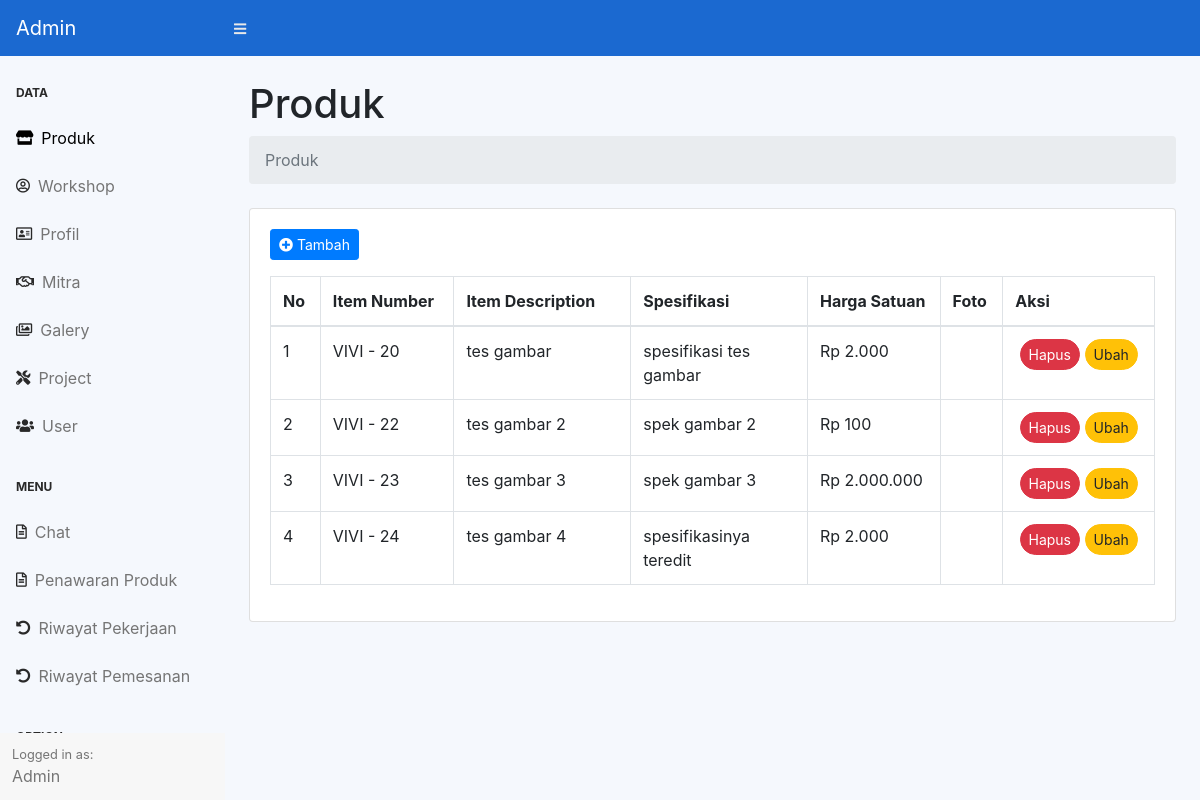
Screenshot of /admin/index.php?page=produk (signed in) with the database file from the repository.
### tables this page shows
CREATE TABLE `produk` (
  `id` int(11) NOT NULL,
  `item_desc` varchar(128) NOT NULL,
  `spesifikasi` varchar(255) NOT NULL,
  `foto` varchar(225) NOT NULL,
  `fotob` varchar(225) NOT NULL,
  `fotoc` varchar(225) NOT NULL,
  `fotod` varchar(225) NOT NULL,
  `harga` int(128) NOT NULL
);

### admin/Produk/index.php (the view, shortened to what this page needs)
<div class="container-fluid">
    <h1 class="mt-4">Produk </h1>
    <ol class="breadcrumb mb-4">
        <li class="breadcrumb-item active">Produk</li>
    </ol>
    <div class="card mb-4">
        <div class="card-body">
            <a href="?page=produk-add" class="btn btn-primary mb-3 btn-sm"> <i class="fas fa-plus-circle"></i> Tambah</a>
            <div class="table-responsive">
                <table class="table table-bordered" id="dataTable" width="100%" cellspacing="0">
                    <thead>
                        <tr>
                            <th>No</th>
                            <th>Item Number</th>
                            <th>Item Description</th>
                            <th>Spesifikasi</th>
                            <th>Harga Satuan</th>
                            <th>Foto</th>
                            <th>Aksi</th>
                        </tr>
                    </thead>
                    <tbody>
                        <?php $get = $koneksi->query("SELECT * FROM produk") ?>
                        <?php $no = 1;
                        while ($data = $get->fetch_assoc()) :
                        $harga = $data['harga'];
                        $resultharga = number_format($harga, 0, ',', '.'); ?>
                            <tr>
                                <td><?php echo $no ?></td>
                                <td>VIVI - <?= $data['id'] ?></td>
                                <td width="20%"><?= $data['item_desc'] ?></td>
                                <td width="20%"><?= $data['spesifikasi'] ?></td>
                                <td width="15%">Rp <?= $resultharga ?></td>
                                <td><img src="../assets/img/gambar-produk/<?= $data['foto'] ?>" alt="" class="img-fluid" width="300px"></td>
                                <td class="text-center">
                                    <a href="?page=produk-delete&id=<?= $data['id'] ?>" class="btn btn-danger btn-sm rounded-pill">Hapus</a>
                                    <a href="?page=produk-update&id=<?= $data['id'] ?>" class="btn btn-warning btn-sm rounded-pill">Ubah</a>
                                </td>
                            </tr>
                            <?php $no = $no + 1; ?>
                        <?php endwhile ?>
                    </tbody>
                </table>
            </div>
        </div>
    </div>
</div>

### assets/css/customview.css (style rules this page uses)
.bg-grey { background-color: #f5f8fd !important; }

### rows the page displays
produk: id "20", item_desc "tes gambar", spesifikasi "spesifikasi tes gambar", harga "2.000"
produk: id "22", item_desc "tes gambar 2", spesifikasi "spek gambar 2", harga "100"
produk: id "23", item_desc "tes gambar 3", spesifikasi "spek gambar 3", harga "2.000.000"
produk: id "24", item_desc "tes gambar 4", spesifikasi "spesifikasinya teredit", harga "2.000"
